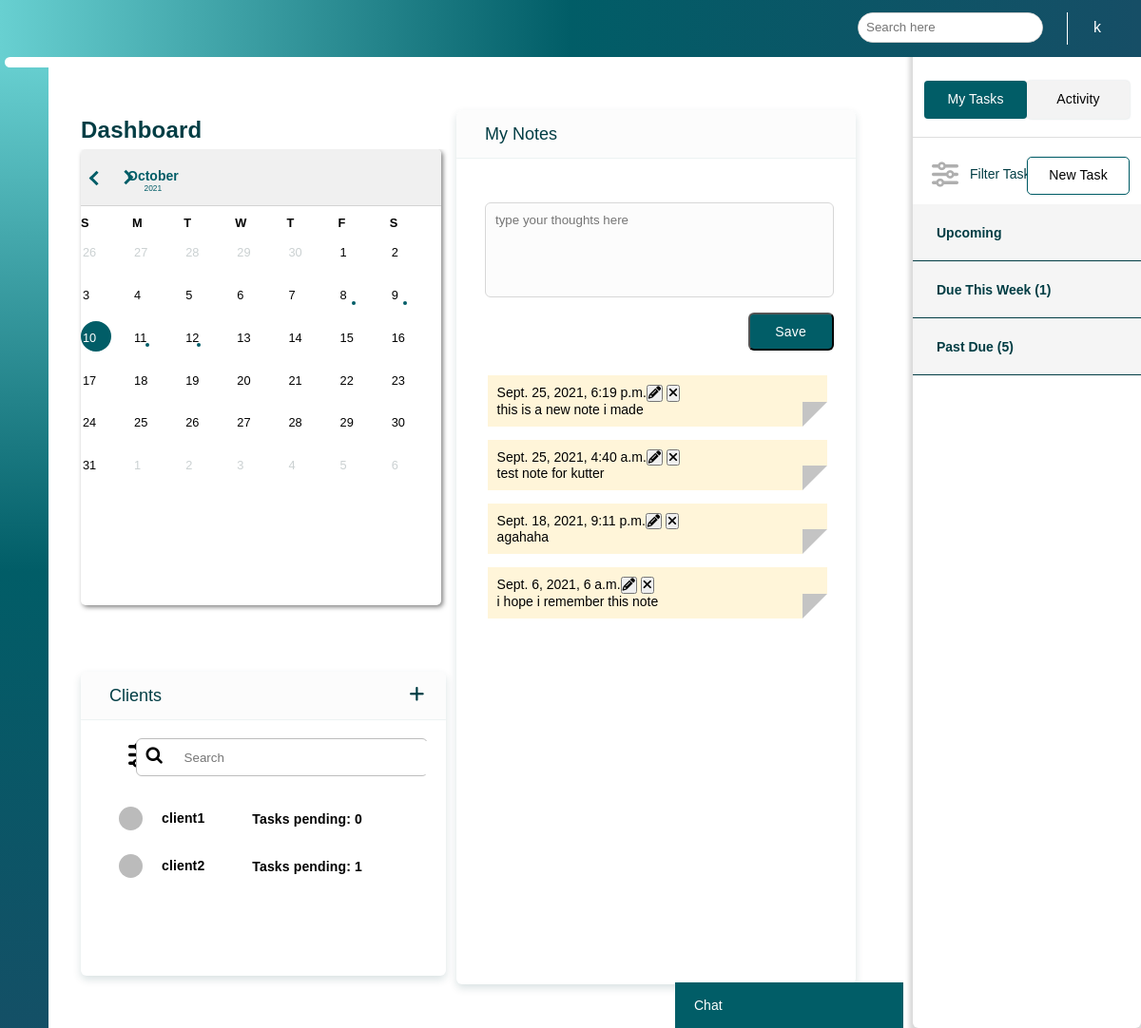
Page / (signed in) on the committed database.
### app/models.py (models this page shows, shortened)
class Account(AbstractBaseUser, PermissionsMixin):
    username = models.CharField(max_length=30, unique=True)
    email = models.EmailField(verbose_name="email", max_length=60, unique=True)
    avatar = models.ImageField(null=True, blank=True, upload_to='profile_pics')
    bgColor = models.CharField(max_length=10, null=True, blank=True)
    date_joined = models.DateTimeField(
        verbose_name='date joined', auto_now_add=True)
    last_login = models.DateTimeField(verbose_name='last login', auto_now=True)
    is_admin = models.BooleanField(default=False)
    is_active = models.BooleanField(default=True)
    is_staff = models.BooleanField(default=False)
    is_superuser = models.BooleanField(default=False)
    is_client = models.BooleanField(default=True)
    is_online = models.BooleanField(default=False)
    is_caseworker = models.BooleanField(default=False)
    has_caseworker = models.BooleanField(default=False)
    USERNAME_FIELD = 'username'
    REQUIRED_FIELDS = ['email', 'password', ]
    objects = MyAccountManager()
    def __str__(self):
        return self.username

class MyNotes(models.Model):
    user = models.ForeignKey(settings.AUTH_USER_MODEL, on_delete=models.CASCADE)
    description = models.CharField(max_length=500, null=False, blank=False)
    date = models.DateTimeField()
    class Meta:
        ordering = ('date',)

### app/views.py (the view, shortened to what this page needs)
# urls.py: path('', views.dashboard, name='dashboard'),
@login_required(login_url='login')
def dashboard(request):
    tasks = Tasks.objects.filter(assignees=request.user.id)
    users = Account.objects.exclude(pk=request.user.id)
    rooms = ChatGroup.objects.filter(members=request.user).order_by("group_name")
    events = MyEvents.objects.filter(created_by = request.user.id)
    notes = MyNotes.objects.filter(user=request.user.id)
    notesForm = MyNotesForm()
    today = timezone.now().date()
    week_from_today = today + timedelta(days=(today.isocalendar()[2] + 4))
    all_tasks = Tasks.objects.filter(assignees=request.user.id)
    upcoming_tasks = Tasks.objects.filter(assignees=request.user.id, due_date__gte=week_from_today)
    weekly_tasks1 = Tasks.objects.filter(assignees=request.user.id, due_date__lte=week_from_today)
    weekly_tasks = weekly_tasks1.filter(due_date__gt=today)
    past_due_tasks = Tasks.objects.filter(assignees=request.user.id, due_date__lte=today)
    high_prio_tasks = Tasks.objects.filter(assignees=request.user.id, priority=3)
    med_prio_tasks = Tasks.objects.filter(assignees=request.user.id, priority=2)
    low_prio_tasks = Tasks.objects.filter(assignees=request.user.id, priority=1)
    assigner_tasks = Tasks.objects.filter(assignees=request.user.id).order_by("assigner")
    assigner_dict = {}
    check_list = []
    for assigner in assigner_tasks:
        if assigner.assigner.id not in check_list:
            assigner_dict[assigner.assigner] = 1
            check_list.append(assigner.assigner.id)
        else:
            assigner_dict[assigner.assigner] += 1
    print(check_list)
    print(assigner_dict)
    my_clients = ClientList.objects.get(user=request.user.id)
    client_tasks_pending = []
    for client in my_clients.clients.all():
        tasks_pending = Tasks.objects.filter(assigner=request.user.id, assignees=client).count()
        client_tasks_pending.append(tasks_pending)
    try:
        user_bg = BgInfo.objects.get(user=request.user.id)
    except BgInfo.DoesNotExist:
        user_bg = None
    create_event_form = Event_Creation_Form()
    form1 = TaskForm(initial={'priority': '2'})
    notes = MyNotes.objects.filter(user=request.user).order_by('-date')
    context = {
        'users': users,
        'user_bg': user_bg,
        "rooms": rooms,
        "form1": form1,
        'events': events,
        'notes': notes,
        'create_event_form': create_event_form,
        'notesForm' : notesForm,
        "tasks": tasks,
        "today": today,
        "week_from_today": week_from_today,
        "past_due_tasks": past_due_tasks,
        'weekly_tasks': weekly_tasks,
        'upcoming_tasks': upcoming_tasks,
        'high_prio_tasks': high_prio_tasks,
        'med_prio_tasks': med_prio_tasks,
        'low_prio_tasks': low_prio_tasks,
        'my_clients': my_clients,
        'client_tasks_pending': client_tasks_pending,
        'all_tasks': all_tasks,
        'assigner_dict': assigner_dict,
    }
    return render(request, 'app/dashboard2.html', context)

### app/forms.py
class TaskForm(forms.ModelForm):
    assignees = forms.ModelMultipleChoiceField(queryset=Account.objects.all())
    task_title = forms.CharField(required=True, widget=forms.TextInput(attrs={'placeholder': 'Task Title'}))
    task_description = forms.CharField(widget=forms.Textarea(attrs={'placeholder': 'Add a description for this task'}))
    priority = forms.ModelChoiceField(queryset=Priority.objects.all(), empty_label=None)
    due_date = forms.DateTimeField(widget=forms.DateTimeInput(attrs={'type': 'datetime-local'}))
    class Meta:
        model = Tasks
        fields = '__all__'
        exclude = ('assigner', 'completion_mark',)

class Event_Creation_Form(forms.ModelForm):
    title = forms.CharField(widget=forms.TextInput(
        attrs={'placeholder': 'Title'}), required=True)
    description = forms.CharField(widget=forms.Textarea(attrs={'cols': 80, 'rows': 20}), required=False)
    start_day = forms.DateField(widget=forms.NumberInput(attrs={'type': 'date'}), required=True)
    start_time = forms.TimeField(widget=forms.TimeInput(attrs={'type': 'time'}), required=True)
    end_day = forms.DateField(widget=forms.NumberInput(attrs={'type': 'date'}), required=True)
    end_time = forms.TimeField(widget=forms.TimeInput(attrs={'type': 'time'}), required=True)
    all_day = forms.BooleanField(initial=False)
    class Meta:
        model = MyEvents
        fields = ('__all__')
        exclude = ['created_by']
        """
        widgets = {
            'title': TextInput(attrs={}),
            'description': Textarea(attrs={'cols': 80, 'rows': 20}),
            'start_day': SelectDateWidget(attrs={}),
            'start_time': TimeInput(attrs={}),
            'end_day': SelectDateWidget(attrs={}),
            'end_time': TimeInput(attrs={}),
            'all_day': RadioSelect(attrs={}),
        }
        """

### app/context_processors.py (called while the page is built)
def site_user(request):
    background = BgInfo.objects.all()
    userlist = []
    for backs in background:
        userlist.append(backs.user_id)
    return {'background': background, 'userlist': userlist,}

### app/models.py (called while the page is built)
    def __str__(self):
        return self.priority

### app/templatetags/project_templates.py (called while the page is built)
@register.filter(name='has_group')
def has_group(user, group_name):
    group = Group.objects.get(name=group_name)
    print(group)
    return True if group in user.groups.all() else False

@register.filter(name='index')
def index(indextable, i):
    return indextable[i]

@register.filter(name='getvalue')
def getvalue(dictionary, key):
    return dictionary.get(key)

### app/templates/app/dashboard2.html (shortened to what this page needs)
﻿<!DOCTYPE html>
<html lang="en" xmlns="http://www.w3.org/1999/xhtml">
<head>
  {% load static %}
  {% load project_templates %}
  <link rel="stylesheet"
    href="https://maxst.icons8.com/vue-static/landings/line-awesome/line-awesome/1.3.0/css/line-awesome.min.css">
  <link rel="stylesheet" href="{% static 'app/content/style.css' %}" />
  <link rel="stylesheet" type="text/css" href="{% static 'app/content/chat.css' %}" />
  <link href="{% static 'app/content/main.css' %}" rel='stylesheet' />
  <link rel="stylesheet" href="{% static 'app/content/chatPopUp.css' %}" />
  <link rel="stylesheet" href="{% static 'app/content/myModal.css' %}" />
  <link rel="stylesheet" href="{% static 'app/content/simple-calendar.css' %}" />
  <link rel="stylesheet" href="{% static 'app/content/instantmessage.css' %}" />
  <link href="https://cdnjs.cloudflare.com/ajax/libs/font-awesome/4.7.0/css/font-awesome.css" type="text/css"
    rel="stylesheet">
</head>
<body>
  <div class="sidebar">
    <div class="sidebar-menu">
      <ul>
        <li>
          <a href="{% url 'dashboard' %}" class="active">
          </a>
        </li>
      </ul>
    </div>
  </div>
  <header class="dash-header">
    <div id="leftside">
      <div class="search-wrapper">
        <input type="search" placeholder="Search here" />
      </div>
      <div class="dropdown">
        <div class="user-wrapper">
          <a href="{% url 'profile' %}">
            <div class="profile-pic-wrapper" data-username="{{user.username}}" data-bgcolor="{{user.bgColor}}">
            </div>
          </a>
        </div>
      </div>
    </div>
  </header>
  <div class="main-content">
    <div class="running">
      <div><span class="dash"><strong>Dashboard</strong></span></div>
    </div>
    <div class="submenu">
      <div class="menu">
        <div class="card-single-one">
        <div id="container" class="calendar-container"></div>
        <div class="card-footer" style="
        position: relative;
        z-index: 1;
        width: 100%;
        /* float: right; */
    ">
        </div>
      </div>
      </div>
      <div class="menu2">
        <div class="menu-header">
          Clients
          <i class="fas fa-plus fa-1x" id="client-add-btn"></i>
        </div>
        <div class="menu2-body">
          <div class="menu2-body-header">
            <div class="menu2-input-field">
              <i class="fa fa-search fa-lg" id="client-search-icon"></i>
              <input type="text" placeholder="Search" id="client-search-input" onkeyup="filterClientFunction()"/>
            </div>
          </div>
          <div class="menu2-client-box">
            {% for client in my_clients.clients.all %}
              <div class="client-list-client" value="{{ client }}"><div class="menu2-client-pfp"></div> {{ client }} <div class="client-list-tasks">Tasks pending: {{ client_tasks_pending|index:forloop.counter0 }}</div></div>
            {% endfor %}
          </div>
        </div>
      </div>
    </div>
    <div class="menu3">
      <div class="menu-header">
          My Notes
      </div>
      <br><br>
      <form method="post" class="notes-form" action="{% url 'dashboard' %}">
          {{ notesForm }}
      <br><br>
      <button class="btn-save-notes"><div class="btn-text">Save</div></button>
      <br><br>
      </form>
      <ul class="note-list">
            {% for note in notes %}
                <li class="notes-list-items">
                        <p class="note-date">{{ note.date }}</p>
                                <button class="fas fa-pencil-alt"></button>
                                <button class="fas fa-times"></button>
                    <p class="note-descript">{{ note.description }}</p>
                </li>
            {% endfor %}
       </ul>
      </div>
    <div class="menu4">
      <div class="menu4-selection-box">
        <div class="menu4-btn-container">
          <div class="btn-my-tasks btn-active"><div class="btn-text">My Tasks</div></div>
          <div class="btn-activity"><div class="btn-text">Activity</div></div>
        </div>
        <div class="menu4-filter-tasks">
          <i class="fas fa-sliders-h fa-2x" id="filter-btn" data-html="true" data-container="body" data-toggle="popover" data-placement="left"
          data-content="<input type='radio' id='filter-date' name='task_filter' value='by_date' checked>
            <label for='filter-date'>By Date</label><br>
            <input type='radio' id='filter-prio' name='task_filter' value='by_prio'>
            <label for='filter-prio'>By Priority</label><br>
            <input type='radio' id='filter-assigner' name='task_filter' value='by_assigner'>
            <label for='filter-assigner'>By Assigner</label><br>"></i>
          <div class="filter-tasks-text">Filter Tasks</div>
          <div class="btn-new-task" type="button" data-toggle="modal" data-target="#taskModal"><div class="btn-text">New Task</div></div>
        </div>
      </div>
      <div class="menu4-upcoming-tasks"><div class="menu4-submenu-title">Upcoming </div></div>
      <div class="menu4-due-this-week"><div class="menu4-submenu-title">Due This Week {% if weekly_tasks %}({{ weekly_tasks|length }}){% endif %} </div></div>
      <div class="menu4-past-due"><div class="menu4-submenu-title">Past Due {% if past_due_tasks %}({{ past_due_tasks|length }}){% endif %}</div></div>
    </div>
    <div class="open-button">Chat</div>
  </div>
</body>
</html>

### app/static/app/content/chat.css (style rules this page uses)
.open-button { background-color: #015d67; color: white; padding: 16px 20px; border: none; cursor: pointer; opacity: 1; position: fixed; bottom: 0px; right: 250px; width: 20%; }

### app/static/app/content/main.css (style rules this page uses)
:root { --fc-daygrid-event-dot-width: 8px; }
:root { --fc-list-event-dot-width: 10px; --fc-list-event-hover-bg-color: #f5f5f5; }

### app/static/app/content/chatPopUp.css (style rules this page uses)
.profile-pic { max-width: 32px; max-height: 32px; width: 32px; height: 32px; white-space: normal; margin-right: 15px; border-radius: 50%; font-size: 16px; color: #fff; text-align: center; line-height: 150px; cursor: context-menu; overflow: hidden; justify-content: center; display: flex; align-items: center; }
body { margin: 0; background-color: white; font-family: effra, Helvetica; }

### app/static/app/content/simple-calendar.css (style rules this page uses)
.calendar-container { top:0; }

### app/templates/app/dashboard2.html (style rules this page uses)
body { margin: 40px 10px; padding: 0; font-family: Helvetica; font-size: 14px; }

### rows in the picture
Account: username "client1", counter0 "0"
Account: username "client2", counter0 "1"
MyNotes: date "Sept. 25, 2021, 6:19 p.m.", description "this is a new note i made"
MyNotes: date "Sept. 25, 2021, 4:40 a.m.", description "test note for kutter"
MyNotes: date "Sept. 18, 2021, 9:11 p.m.", description "agahaha"
MyNotes: date "Sept. 6, 2021, 6 a.m.", description "i hope i remember this note"

### other values in the picture
{{ weekly_tasks|length }} "1"
{{ past_due_tasks|length }} "5"
